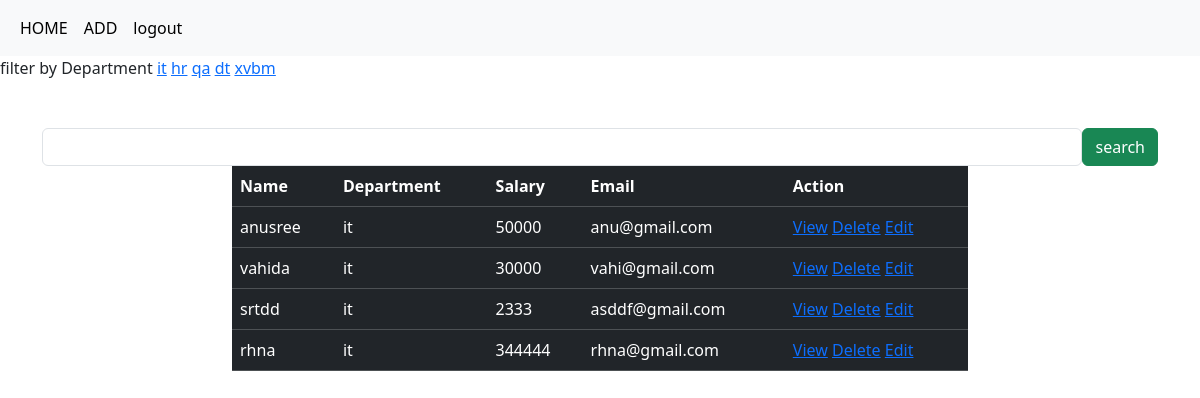
Page /emp/all/?department=it (signed in) on the committed database.
### crm/models.py (models this page shows, shortened)
class Employees(models.Model):
    name=models.CharField(max_length=200)
    department=models.CharField(max_length=200)
    salary=models.PositiveIntegerField()
    email=models.EmailField(unique=True  )
    age=models.PositiveIntegerField()
    contact=models.CharField(null=True, max_length=200)
    profile_pic=models.ImageField(upload_to="images",null=True,blank=True)
    dob=models.DateField(null=True,blank=True)

### crm/views.py (the view, shortened to what this page needs)
# urls.py: path('emp/all/',views.EmployeeListView.as_view(),name="emp-all"),
@method_decorator(signin_required,name="dispatch")
class EmployeeListView(View):
    def get(self,request,*args,**kwargs):
        qs=Employees.objects.all()
        departments=Employees.objects.all().values_list("department",flat=True).distinct()
        print(departments)
        if "department" in request.GET:
            dept=request.GET.get("department")
            qs=qs.filter(department__iexact=dept)
        return render(request,"emp_list.html",{"data":qs,"departments":departments})

### crm/views.py (called while the page is built)
def signin_required(fn):
    def wrapper(request,*args,**kwargs):
        if not request.user.is_authenticated:
            messages.error(request,"invalid session")
            return redirect("signin")
        else:
            return fn(request,*args,**kwargs)
    return wrapper

### crm/templates/emp_list.html (shortened to what this page needs)
{%extends 'base.html'%}
{%block body_block%}
<div>
    filter by Department
    {%for dep in departments%}
        <a href="{%url 'emp-all'%}?department={{dep}}">{{dep}}</a>
    {%endfor%}
</div>
<div class="container mt-5" >
    <div class="row">
       <form action="" method="post">
        <div class="d-flex">
          <input type="text" name="box" class="form-control">
          <button type="submit" class="btn btn-success">search</button>
         </div>
       </form>
    </div>
  </div>
    <div class="container">
        <div class="row">
            <div class="col-2"></div>
            <div class="col-8">
                <table class="table table-dark table-stripped caption-top">
                    <tr>
                        <td><b>Name</b></td>
                        <td><b>Department</b></td>
                        <td><b>Salary</b></td>
                        <td><b>Email</b></td>
                        <td><b>Action</b></td>
                    </tr>
                       {%for emp in data%}
                       <tr>
                        <td>{{emp.name}}</td>
                        <td>{{emp.department}}</td>
                        <td>{{emp.salary}}</td>
                        <td>{{emp.email}}</td>
                        <td>
                            <a href="{%url 'emp-detail' emp.id%}">View</a>
                            <a href="{%url 'emp-delete' emp.id%}">Delete</a>
                            <a href="{%url 'emp-edit' emp.id%}">Edit</a>
                        </td>
                       </tr>
                       {%endfor%}
                </table>
            </div>
            <div class="col-2"></div>
        </div>
    </div>
{%endblock%}

### rows in the picture
Employees: name "anusree", department "it", salary "50000", email "anu@gmail.com"
Employees: name "vahida", department "it", salary "30000", email "vahi@gmail.com"
Employees: name "srtdd", department "it", salary "2333", email "asddf@gmail.com"
Employees: name "rhna", department "it", salary "344444", email "rhna@gmail.com"

### other values in the picture
{{ dep }} "it" "hr" "qa" "dt" "xvbm"
